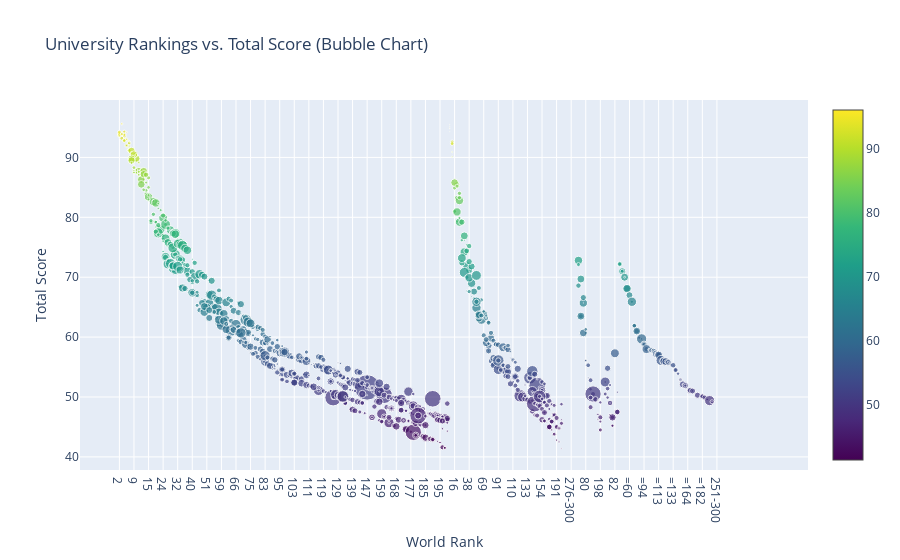

The notebook cell saved with this chart:
### Code cell
dt = dt.copy()

# convert "num_students" column to numeric
dt["num_students"] = dt["num_students"].astype(str).str.replace(",", "").astype(float)

# convert "total_score" column to numeric
dt["total_score"] = pd.to_numeric(dt["total_score"], errors='coerce')

# Bubble Chart
trace = go.Scatter(
    x=dt["world_rank"],
    y=dt["total_score"],
    mode="markers",
    text=dt["university_name"],
    marker=dict(
        size=dt["num_students"] / 5000,  
        color=dt["total_score"],  
        colorscale="Viridis",
        showscale=True
    )
)

layout = go.Layout(
    title="University Rankings vs. Total Score (Bubble Chart)",
    xaxis=dict(title="World Rank"),
    yaxis=dict(title="Total Score"),
    hovermode="closest"
)

fig = go.Figure(data=[trace], layout=layout)
iplot(fig)

### Figure 1 — Plotly figure (JSON) as saved in the notebook; plotly's stock layout.template omitted (floating-point values rounded to 4 significant figures; data arrays with more than 128 entries replaced by an {"elided": "..."} marker saying what was removed)
{"data": [{"marker": {"color": {"elided": "2362 float values"}, "colorscale": [[0.0, "#440154"], [0.1111, "#482878"], [0.2222, "#3e4989"], [0.3333, "#31688e"], [0.4444, "#26828e"], [0.5556, "#1f9e89"], [0.6667, "#35b779"], [0.7778, "#6ece58"], [0.8889, "#b5de2b"], [1.0, "#fde725"]], "showscale": true, "size": {"elided": "2362 float values"}}, "mode": "markers", "text": {"elided": "2362 str values"}, "type": "scatter", "x": {"elided": "2362 str values"}, "y": {"elided": "2362 float values"}}], "layout": {"hovermode": "closest", "title": {"text": "University Rankings vs. Total Score (Bubble Chart)"}, "xaxis": {"title": {"text": "World Rank"}}, "yaxis": {"title": {"text": "Total Score"}}}}
